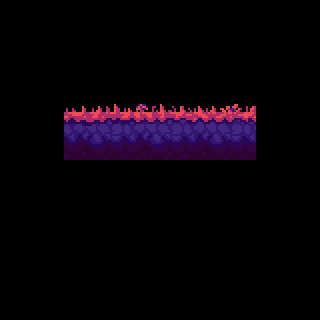

Below is a game level as drawn by its tile map, then a one-line description and the .tmx that defines it (tile-layer data replaced by summaries):
An orthogonal 10x10 tile map with 32x32 px tiles, 1 tile layer (Calque de Tuiles 1) and 1 object.

<map version="1.4" tiledversion="1.4.1" orientation="orthogonal" renderorder="right-down" width="10" height="10" tilewidth="32" tileheight="32" infinite="0" nextlayerid="3" nextobjectid="2">
 <tileset firstgid="1" source="grass.tsx" />
 <layer id="1" name="Calque de Tuiles 1" width="10" height="10">
  <data>[100 cells, 12 non-empty, 12 distinct tile ids]</data>
 </layer>
 <objectgroup id="2" name="Ground">
  <object id="1" x="66.0028" y="118.919" width="188.905" height="40.3983" />
 </objectgroup>
</map>
